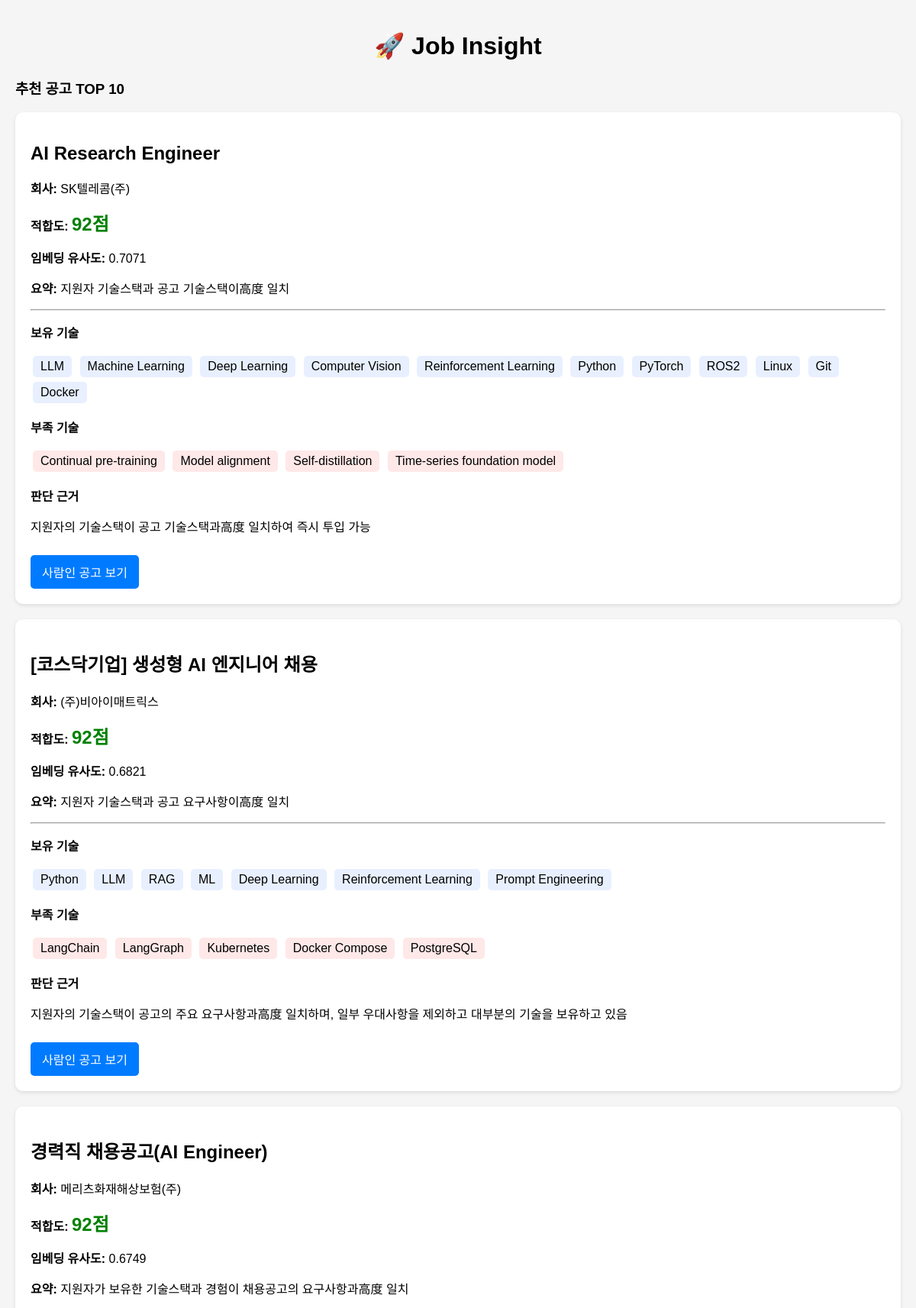
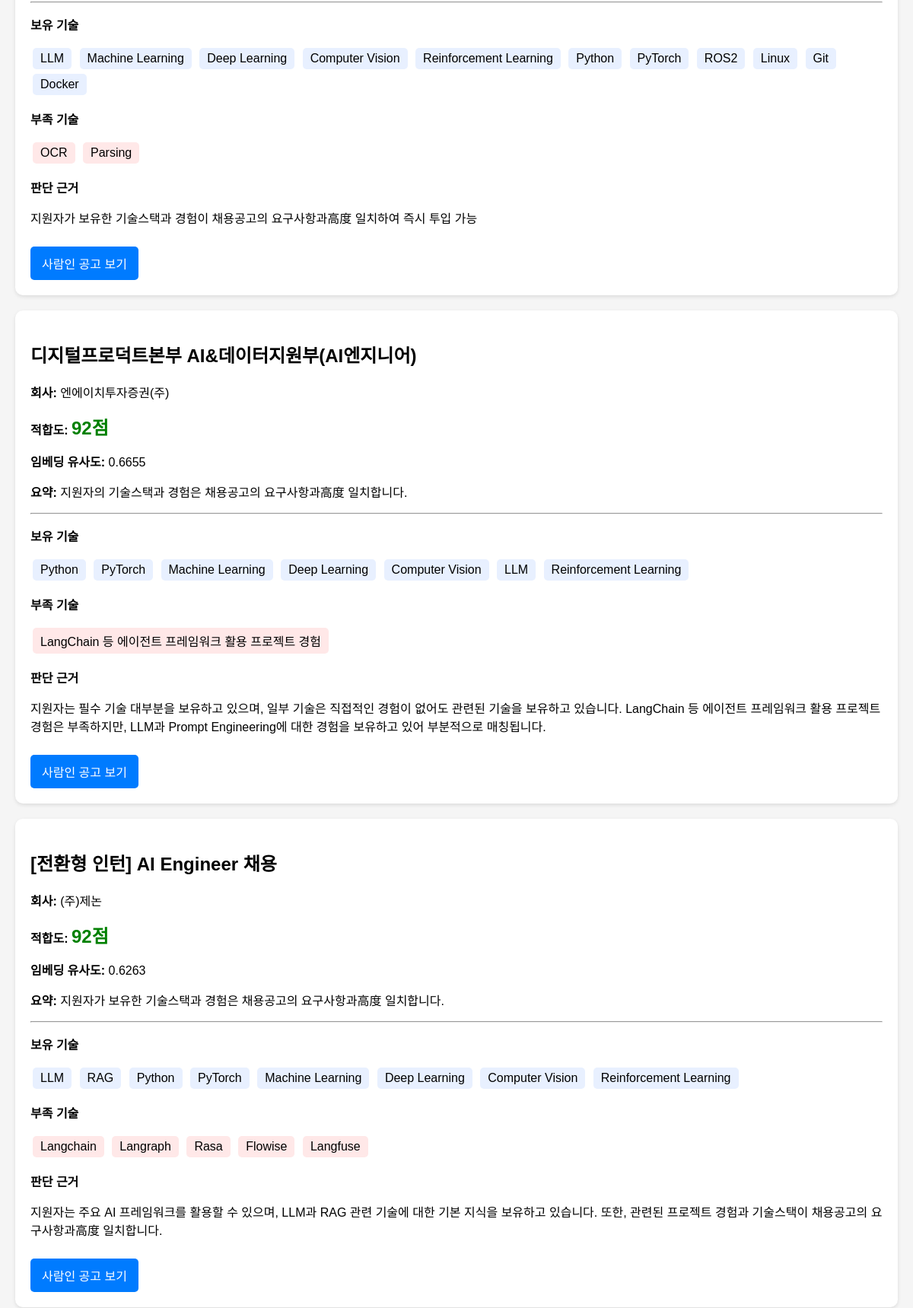
The page / (upper part) on the database its author committed (2 pictures, top to bottom).
### tables this page shows
CREATE TABLE recommendations (
    id INTEGER PRIMARY KEY AUTOINCREMENT,
    title TEXT,
    company TEXT,
    url TEXT,
    embedding_similarity REAL,
    score INTEGER,
    summary TEXT,
    matched_skills TEXT,
    missing_skills TEXT,
    reason TEXT
);

### app.py (the view)
@app.get("/")
def home(request: Request):
    try:
        jobs = get_recommendations()
    except Exception as e:
        print(e)
        jobs = []
    return templates.TemplateResponse(
        request=request,
        name="index.html",
        context={
            "jobs": jobs[:10]
        }
    )

### templates/index.html (shortened to what this page needs)
<!DOCTYPE html>
<html lang="ko">
<head>
</head>
<body>
<h1>🚀 Job Insight</h1>
<h3>추천 공고 TOP 10</h3>
{% if jobs %}
    {% for job in jobs %}
    <div class="card">
        <h2>{{ job.title }}</h2>
        <p>
            <b>회사:</b>
            {{ job.company }}
        </p>
        <p>
            <b>적합도:</b>
            <span class="score">
                {{ job.score }}점
            </span>
        </p>
        <p>
            <b>임베딩 유사도:</b>
            {{ job.embedding_similarity }}
        </p>
        <p>
            <b>요약:</b>
            {{ job.summary }}
        </p>
        <hr>
        <p>
            <b>보유 기술</b>
        </p>
        {% for skill in job.matched_skills %}
            <span class="skill">
                {{ skill }}
            </span>
        {% endfor %}
        <p>
            <b>부족 기술</b>
        </p>
        {% for skill in job.missing_skills %}
            <span class="skill missing">
                {{ skill }}
            </span>
        {% endfor %}
        <p>
            <b>판단 근거</b>
        </p>
        <p>
            {{ job.reason }}
        </p>
        <a
            class="link"
            href="{{ job.url }}"
            target="_blank"
        >
            사람인 공고 보기
        </a>
    </div>
    {% endfor %}
{% else %}
    <p>분석 결과가 없습니다.</p>
{% endif %}
</body>
</html>

### templates/index.html (style rules this page uses)
body { font-family: Arial, sans-serif; max-width:1200px; margin:auto; padding:20px; background:#f5f5f5; }
h1 { text-align:center; }
.card { background:white; border-radius:10px; padding:20px; margin-bottom:20px; box-shadow:0 2px 5px rgba(0,0,0,0.1); }
.score { font-size:24px; font-weight:bold; color:green; }
.skill { display:inline-block; background:#e8f0ff; padding:5px 10px; border-radius:5px; margin:3px; }
.missing { background:#ffe8e8; }
.link { display:inline-block; margin-top:10px; text-decoration:none; color:white; background:#007bff; padding:10px 15px; border-radius:5px; }

### rows shown on the page
recommendations: title "AI Research Engineer", company "SK텔레콤(주)", score "92", embedding_similarity "0.7071", summary "지원자 기술스택과 공고 기술스택이高度 일치", matched_skills "LLM" "Machine Learning" "Deep Learning" "Computer Vision" "Reinforcement Learning" "Python" "PyTorch" "ROS2" "Linux" "Git" "Docker", missing_skills "Continual pre-training" "Model alignment" "Self-distillation" "Time-series foundation model", reason "지원자의 기술스택이 공고 기술스택과高度 일치하여 즉시 투입 가능"
recommendations: title "[코스닥기업] 생성형 AI 엔지니어 채용", company "(주)비아이매트릭스", score "92", embedding_similarity "0.6821", summary "지원자 기술스택과 공고 요구사항이高度 일치", matched_skills "Python" "LLM" "RAG" "ML" "Deep Learning" "Reinforcement Learning" "Prompt Engineering", missing_skills "LangChain" "LangGraph" "Kubernetes" "Docker Compose" "PostgreSQL", reason "지원자의 기술스택이 공고의 주요 요구사항과高度 일치하며, 일부 우대사항을 제외하고 대부분의 기술을 보유하고 있음"
recommendations: title "경력직 채용공고(AI Engineer)", company "메리츠화재해상보험(주)", score "92", embedding_similarity "0.6749", summary "지원자가 보유한 기술스택과 경험이 채용공고의 요구사항과高度 일치", matched_skills "LLM" "Machine Learning" "Deep Learning" "Computer Vision" "Reinforcement Learning" "Python" "PyTorch" "ROS2" "Linux" "Git" "Docker", missing_skills "OCR" "Parsing", reason "지원자가 보유한 기술스택과 경험이 채용공고의 요구사항과高度 일치하여 즉시 투입 가능"
recommendations: title "디지털프로덕트본부 AI&데이터지원부(AI엔지니어)", company "엔에이치투자증권(주)", score "92", embedding_similarity "0.6655", summary "지원자의 기술스택과 경험은 채용공고의 요구사항과高度 일치합니다.", matched_skills "Python" "PyTorch" "Machine Learning" "Deep Learning" "Computer Vision" "LLM" "Reinforcement Learning", missing_skills "LangChain 등 에이전트 프레임워크 활용 프로젝트 경험", reason "지원자는 필수 기술 대부분을 보유하고 있으며, 일부 기술은 직접적인 경험이 없어도 관련된 기술을 보유하고 있습니다. LangChain 등 에이전트 프레임워크 활용 프로젝트 경험은 부족하지만, LLM과 Prompt Engineering에 대한 경험을 보유하고 있어 부분적으로 매칭됩니다."
recommendations: title "[전환형 인턴] AI Engineer 채용", company "(주)제논", score "92", embedding_similarity "0.6263", summary "지원자가 보유한 기술스택과 경험은 채용공고의 요구사항과高度 일치합니다.", matched_skills "LLM" "RAG" "Python" "PyTorch" "Machine Learning" "Deep Learning" "Computer Vision" "Reinforcement Learning", missing_skills "Langchain" "Langraph" "Rasa" "Flowise" "Langfuse", reason "지원자는 주요 AI 프레임워크를 활용할 수 있으며, LLM과 RAG 관련 기술에 대한 기본 지식을 보유하고 있습니다. 또한, 관련된 프로젝트 경험과 기술스택이 채용공고의 요구사항과高度 일치합니다."
